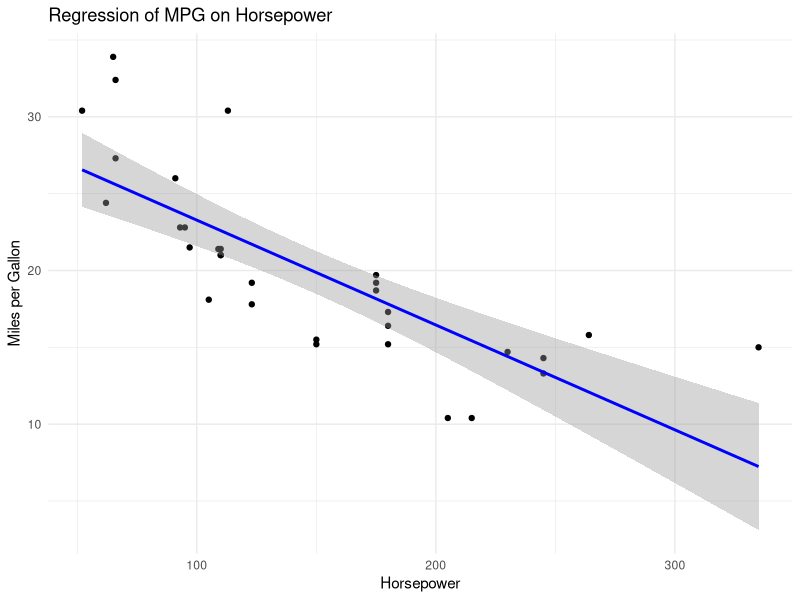
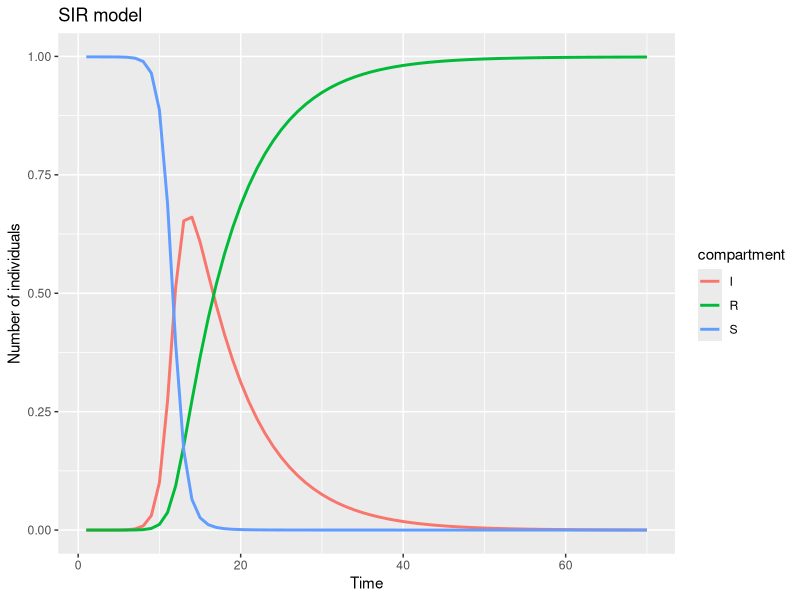

R code for these plots, in order:
## ---- chunk 1
#| echo: false
#| output-location: slide
#| cache: true
#| include: true
#| fig-width: 8
#| fig-height: 8

library(ggplot2)

# Load the mtcars dataset
data(mtcars)

# Fit a linear regression model
# We will predict Miles per Gallon (mpg) based on Horsepower (hp)
model <- lm(mpg ~ hp, data = mtcars)

# Plot the data and the regression line
lm_eg <- ggplot(mtcars, aes(x = hp, y = mpg)) +
  geom_point() + # Scatter plot of the data points
  geom_smooth(method = "lm", col = "blue") + # Regression line
  labs(title = "Regression of MPG on Horsepower",
       x = "Horsepower",
       y = "Miles per Gallon") +
  theme_minimal()
print(lm_eg)
## ---- chunk 2
# Define the SIR model
sir_model <- function(t, state, parameters) {
  with(as.list(c(state, parameters)), {
    dS <- -beta * S * I
    dI <- beta * S * I - gamma * I
    dR <- gamma * I
    return(list(c(dS, dI, dR)))
  })
}
## ---- chunk 3
# define parameters we know
N  <- 1  
R0 <- 10
infectious_period <- 7

# Remember gamma <- 1/ infectious_period as discussed earlier
gamma <- 1/infectious_period 

# We will use R0 = beta N / gamma  instead because it is easier to interpret.
# beta is not directly interpretable.

params <- c(beta = R0 * gamma / N, gamma = gamma)

# Initial conditions for S, I, R
# Why is S = N - 1?
inits <- c(S = N - 0.001, I = 0.000001, R = 0)

# Time steps to return results
dt <- 1:70
## ---- chunk 4
#| cache: true
# Solve the model
results <- deSolve::ode(
  y = inits,
  times = dt,
  func = sir_model,
  parms = params
)

# Make it a data.frame
results <- as.data.frame(results)
## ---- chunk 5
#| echo: true
#| output-location: slide
#| cache: true
# Load the necessary libraries
library(dplyr)
library(tidyr)
library(ggplot2)
# Create data for ggplot2 by reshaping
results_long <- results |> 
  pivot_longer(cols = c(2:4), names_to = "compartment", values_to = "value")
  
plot <- ggplot(data = results_long,
  aes(x = time, y = value, color = compartment)
  ) +
geom_line(linewidth = 1) +
labs(
  title = "SIR model",
  x = "Time",
  y = "Number of individuals"
) 
print(plot)
